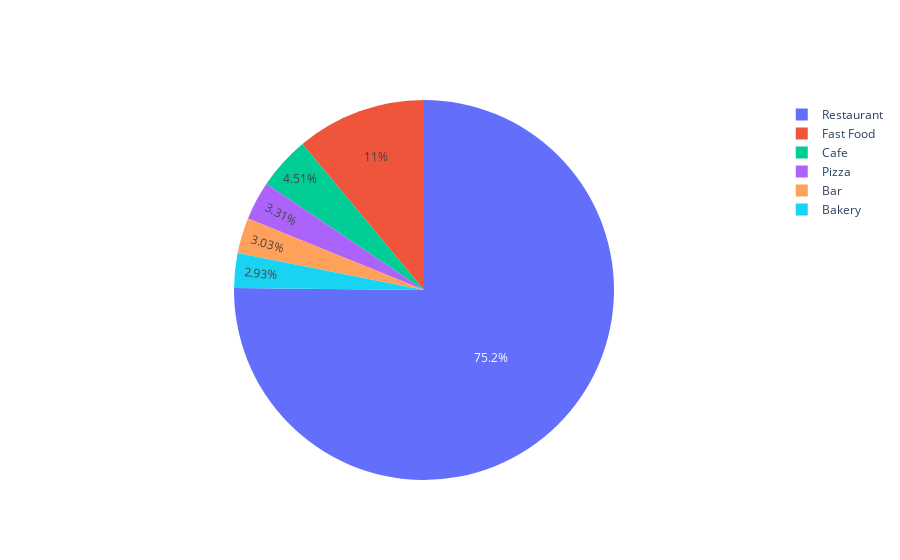

The cell this chart's notebook holds for it:
### Markdown cell above
### Gráfico de Pastel

### Code cell
data_type = data.groupby(by= 'object_type', as_index= False).agg({'id' : 'count'})
print(data_type)

fig = go.Figure(data=[go.Pie(labels= data_type['object_type'], values=data_type['id'])])
fig.show()

### Figure 1 — Plotly figure (JSON) as saved in the notebook; plotly's stock layout.template omitted (floating-point values rounded to 4 significant figures)
{"data": [{"labels": ["Bakery", "Bar", "Cafe", "Fast Food", "Pizza", "Restaurant"], "type": "pie", "values": [283, 292, 435, 1066, 319, 7253]}], "layout": {}}
